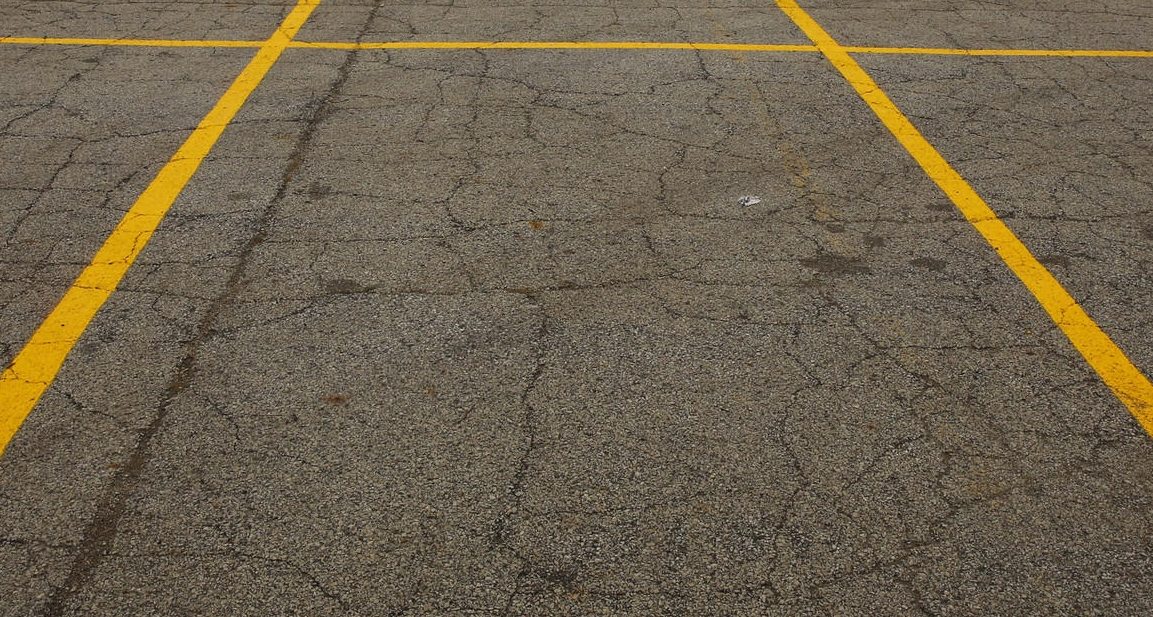
#> input picture Fig1.jpg, 1153 x 617 px
$ python untitled1.py   (older library calls are emulated)
#> lines starting #> are read from the running program, lines starting #| are printed output that depends on the picture; after the words box and inside, x2 and y2 are one past the last pixel; in counts of white or black regions, pixels touching at a corner belong together
# -*- coding: utf-8 -*-
"""
Created on Fri Nov 30 18:46:05 2018

@author: 606C
"""
import matplotlib.pyplot as plt
import numpy as np
import cv2

img = cv2.imread('Fig1.jpg')
#> img is the input picture: shape (617, 1153, 3); mean B, G, R 77.7, 98.4, 110.3
rows, cols = img.shape[:2]
#> rows = 617; cols = 1153
x1,y1,x2,y2,x3,y3,x4,y4 = 265,40,839,47,1151,383,0,375
x11,y11,x21,y21,x31,y31,x41,y41 = 300,100,800,100,800,400,300,400
p1 = [x1,y1]
p2 = [x2,y2]
p3 = [x3,y3]
p4 = [x4,y4]
p11 = [x11,y11]
p21 = [x21,y21]
p31 = [x31,y31]
p41 = [x41,y41]
src_pts = np.float32(np.array([p1, p2, p3, p4]))
dst_pts = np.float32(np.array([p11, p21, p31, p41]))
H1, mask = cv2.findHomography(src_pts, dst_pts, cv2.LMEDS)
dstimg = cv2.warpPerspective(img, H1, (1300,500))
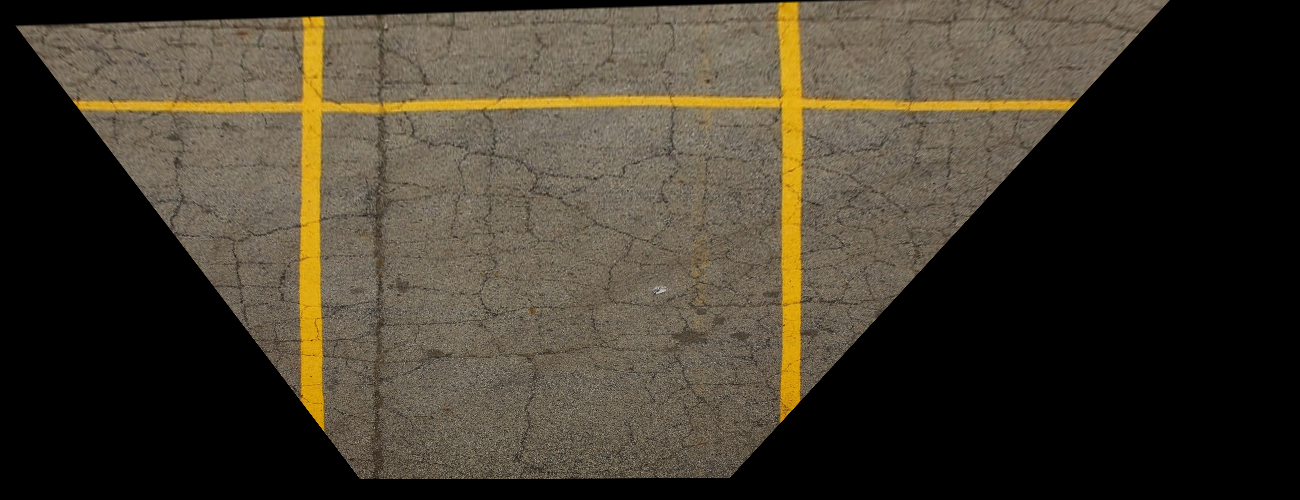
#> dstimg: shape (500, 1300, 3); mean B, G, R 45.7, 58.9, 66.2

cv2.imshow('src', img)
#cv2.imshow('dst', dstimg)
'''
hough line
'''

def line_image(image):
    dark_hsv = cv2.cvtColor(image,cv2.COLOR_BGR2HSV)
    x,y,_=image.shape
    color1 = np.zeros([x,y])
    mask1 = dark_hsv[:,:,1]>150
    mask2 = dark_hsv[:,:,0]>10
    mask5 = mask2 & mask1
    color1[mask5] = 255
    gray = cv2.cvtColor(image, cv2.COLOR_BGR2GRAY)
    edges = cv2.Canny(gray, 50, 150, apertureSize=3)
    lines = cv2.HoughLines(edges, 1, np.pi/180, 200)
    for line in lines:
        rho, theta = line[0]
        a = np.cos(theta)
        b = np.sin(theta)
        x0 = a * rho
        y0 = b * rho
        x1 = int(x0+1000*(-b))
        y1 = int(y0+1000*(a))
        x2 = int(x0-1000*(-b))
        y2 = int(y0-1000*(a))
        cv2.line(image, (x1, y1), (x2, y2), (0, 0, 255), 2)
    cv2.imshow("line", image)

img2 = cv2.imread('Fig1.jpg')

dark_hsv = cv2.cvtColor(img2,cv2.COLOR_BGR2HSV)
#> dark_hsv: shape (617, 1153, 3); mean H, S, V 18.2, 71.2, 110.3
x,y,_=img2.shape
#> x = 617; y = 1153
color1 = np.zeros([x,y],dtype=np.uint8)
mask1 = dark_hsv[:,:,1]>150
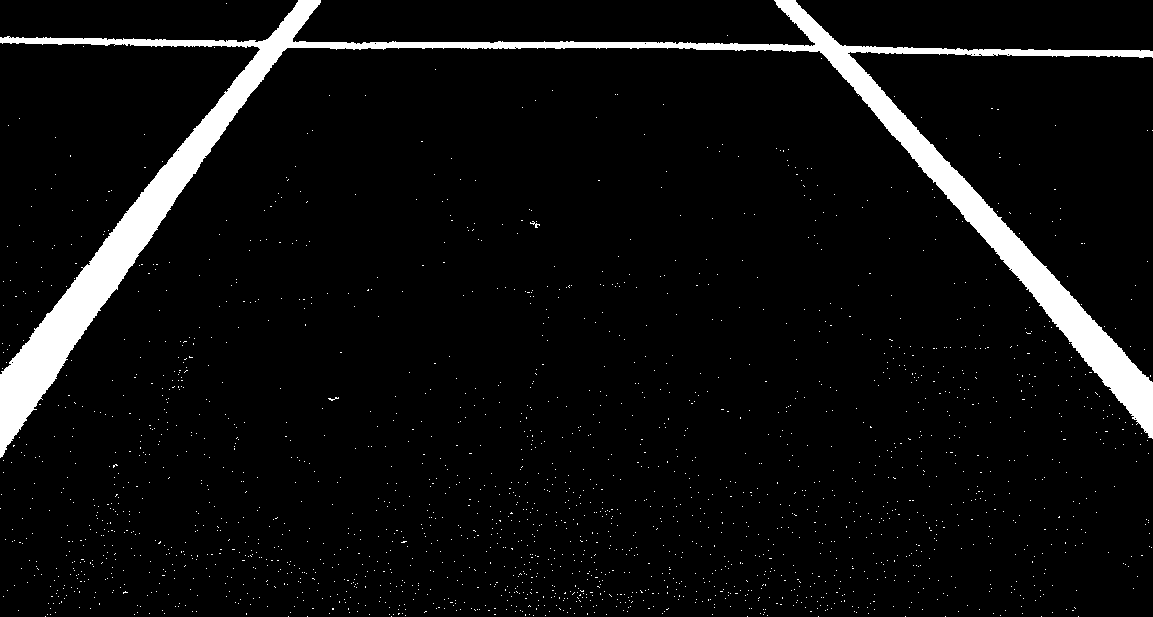
#> mask1: shape (617, 1153) bool; 5.7% white; 2063 white regions (2061 under 20 px), largest, box (x1, y1, x2, y2) and area: (0, 0, 1153, 458) 37876, (530, 221, 540, 228) 24
mask2 = dark_hsv[:,:,0]>10
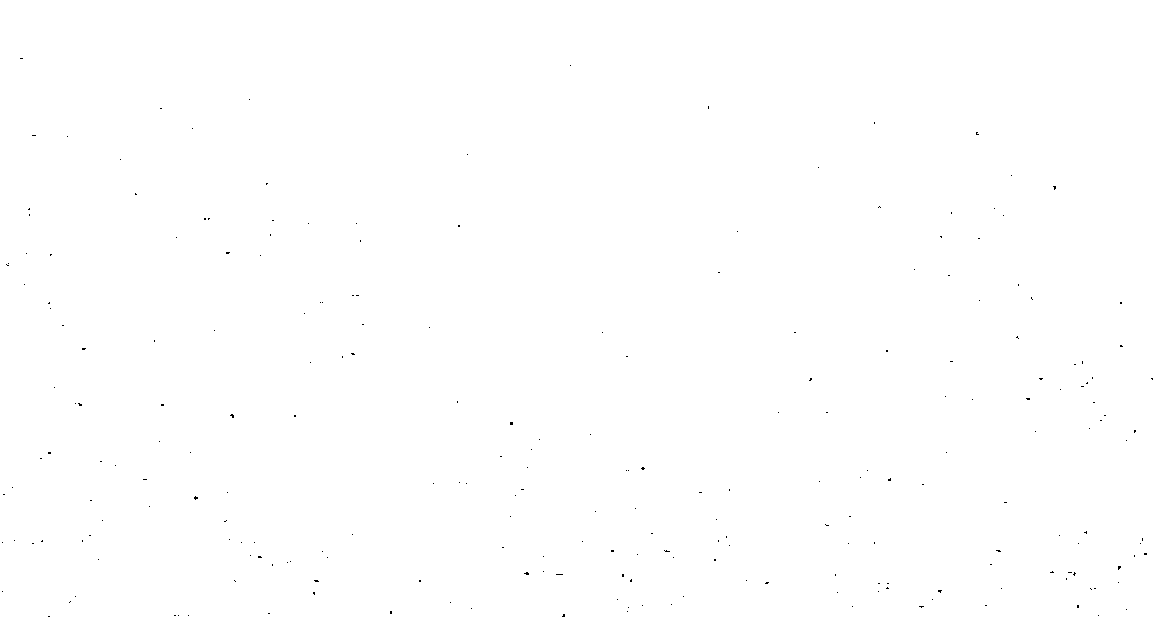
#> mask2: shape (617, 1153) bool; 99.9% white; black in thin lines or dots
mask5 = mask2 & mask1
#> mask5: shape (617, 1153) bool; 5.7% white; 2036 white regions (2034 under 20 px), largest, box (x1, y1, x2, y2) and area: (0, 0, 1153, 458) 37874, (530, 221, 540, 228) 24
color1[mask5] = 255
cv2.imshow('color',color1)
blurr=cv2.blur(color1,(3,3))
kernal = np.array([[-1,0,1],[-2,0,2],[-1,0,1]])
edges = cv2.filter2D(blurr, cv2.CV_8U, kernal)
#edges = cv2.Canny(color1,100,200)
retval, edges2 = cv2.threshold(edges, 200, 255, cv2.THRESH_BINARY)
cv2.imshow('edges',edges)
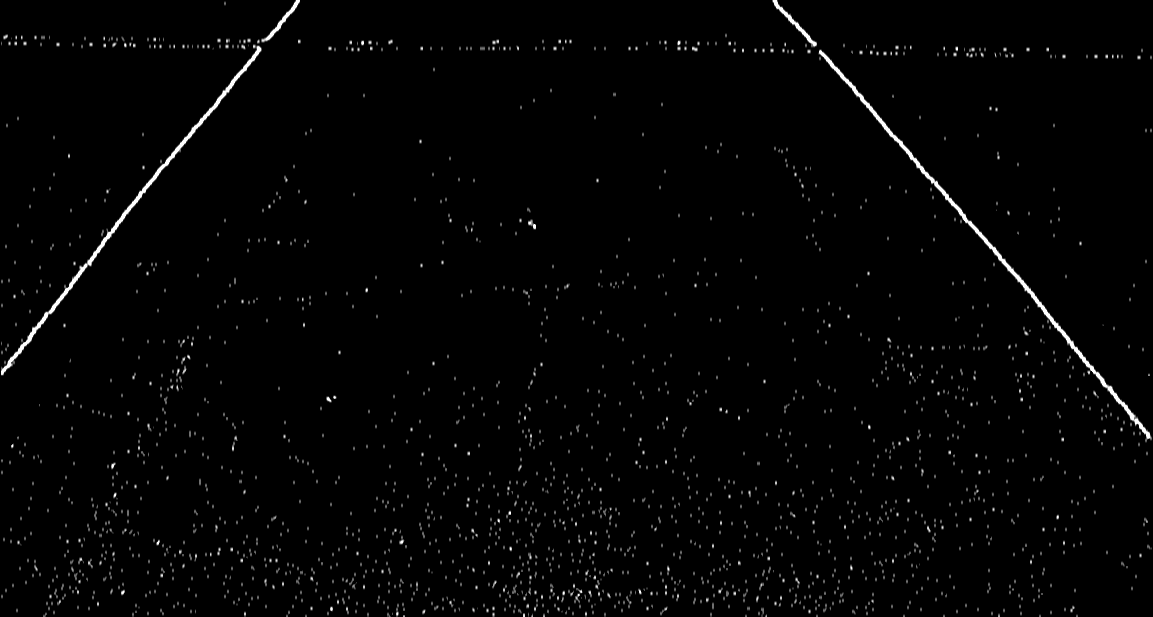
#> window 'edges': shape (617, 1153); min 0, max 255, mean 3.9
cv2.imshow('edges2',edges2)
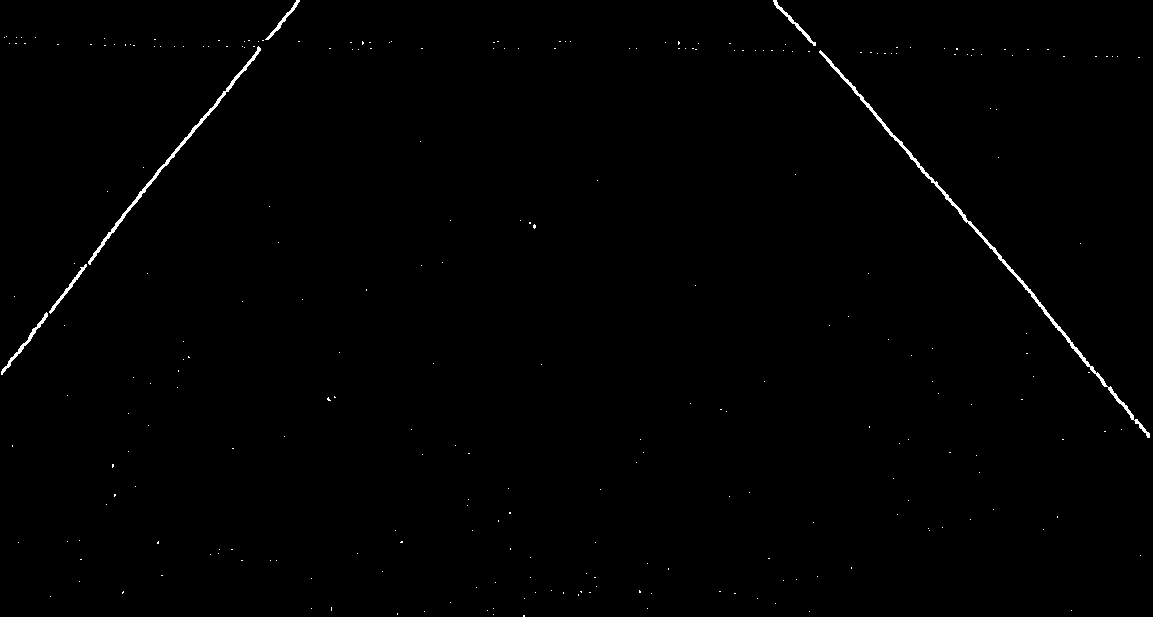
#> window 'edges2': shape (617, 1153); 0.54% white in thin lines or dots

lines = cv2.HoughLines(edges, 1, np.pi/180, 200)
print(lines.shape)
for line in lines:
    rho, theta = line[0]
    a = np.cos(theta)
    b = np.sin(theta)
    x0 = a * rho
    y0 = b * rho
    x1 = int(x0+1000*(-b))
    y1 = int(y0+1000*(a))
    x2 = int(x0-1000*(-b))
    y2 = int(y0-1000*(a))
    cv2.line(img2, (x1, y1), (x2, y2), (255, 255, 0), 2)
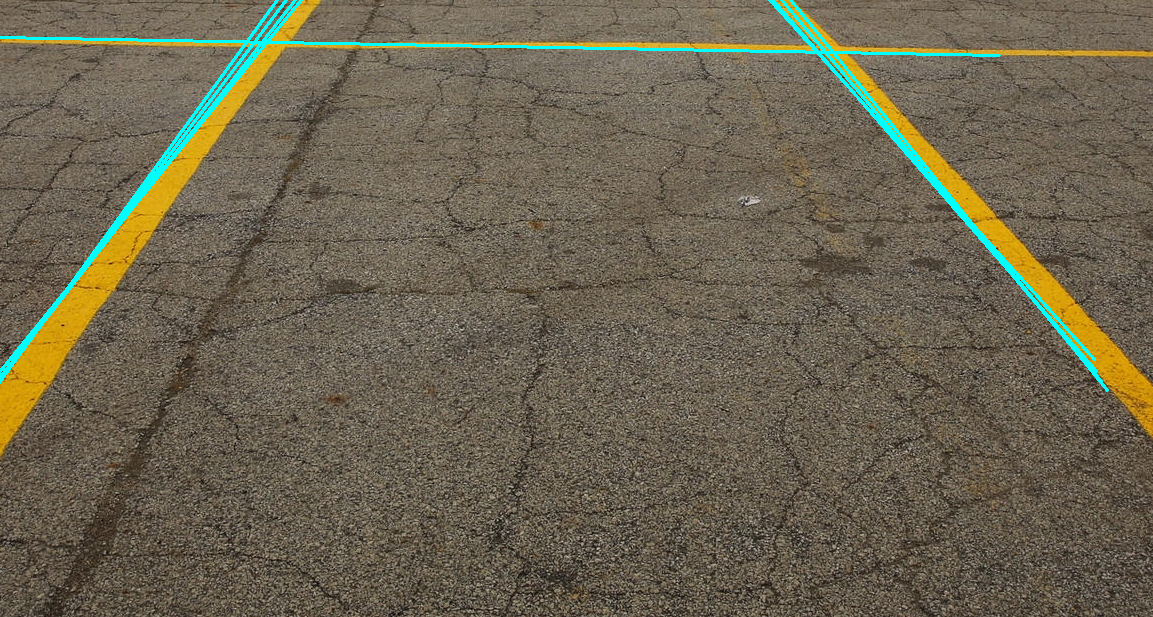
#> img2: shape (617, 1153, 3); 1.66% of pixels changed, all inside (x1, y1, x2, y2) = (0, 0, 1109, 392)
cv2.imshow("line", img2)


#line_image(img2)


cv2.waitKey(0)
#cv2.imwrite('Fig1_dst.jpg',dstimg)
cv2.destroyAllWindows()
